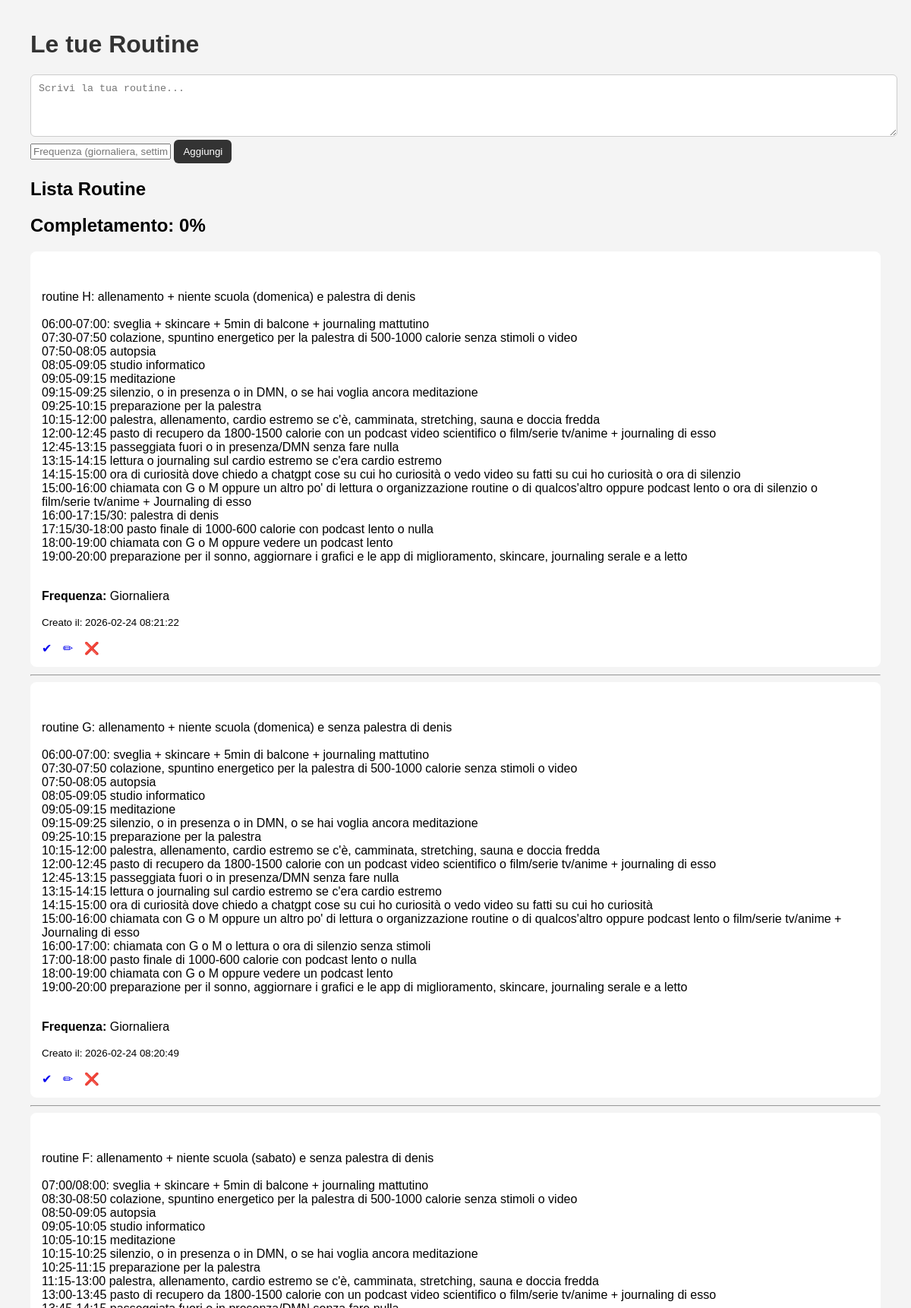
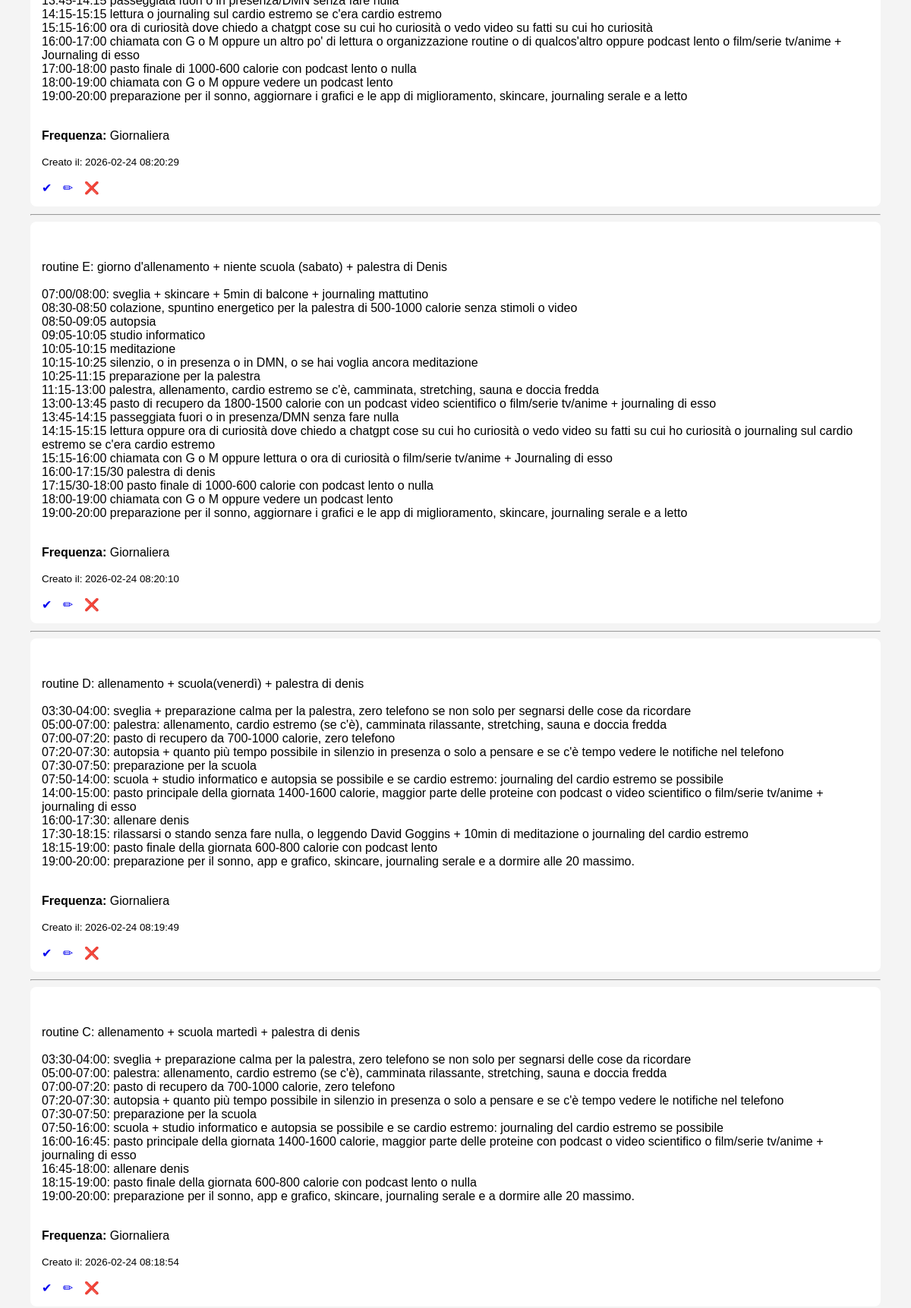
Screenshot of /routine (signed in, upper part) with the database file from the repository (2 pictures, top to bottom).
### tables this page shows
CREATE TABLE routines (
        id INTEGER PRIMARY KEY AUTOINCREMENT,
        name TEXT NOT NULL,
        frequency TEXT NOT NULL,
        completed INTEGER DEFAULT 0,
        created_at TEXT DEFAULT CURRENT_TIMESTAMP
    );

### app.py (the view, shortened to what this page needs)
@app.route("/routine", methods=["GET", "POST"])
def routine():
    if not session.get("logged_in"):
        return redirect("/login")
    conn = sqlite3.connect("database.db")
    cursor = conn.cursor()
    cursor.execute("SELECT * FROM routines ORDER BY completed ASC, id DESC")
    routines = cursor.fetchall()
    cursor.execute("SELECT COUNT(*) FROM routines")
    total = cursor.fetchone()[0]
    cursor.execute("SELECT COUNT(*) FROM routines WHERE completed = 1")
    completed = cursor.fetchone()[0]
    percentage = 0
    if total > 0:
        percentage = round((completed / total) * 100)
    conn.close()
    return render_template("routine.html", routines=routines, percentage=percentage)

### Templates/routine.html (shortened to what this page needs)
<!DOCTYPE html>
<html>
<head>
    <link rel="stylesheet" href="{{ url_for('static', filename='style.css') }}">
</head>
<body>
<h1>Le tue Routine</h1>
<form method="POST">
    <textarea name="name" placeholder="Scrivi la tua routine..." rows="4" required></textarea>
    <input type="text" name="frequency" placeholder="Frequenza (giornaliera, settimanale...)" required>
    <button type="submit">Aggiungi</button>
</form>
<h2>Lista Routine</h2>
<h2>Completamento: {{ percentage }}%</h2>
<ul>
    {% for routine in routines %}
        <li>
            <div style="white-space: pre-line;">
                {% if routine[3] == 1 %}
                    <s>{{ routine[1] }}</s>
                {% else %}
                    {{ routine[1] }}
                {% endif %}
            </div>
            <p><strong>Frequenza:</strong> {{ routine[2] }}</p>
            <p><small>Creato il: {{ routine[4] }}</small></p>
            <a href="/toggle_routine/{{ routine[0] }}">✔</a>
            <a href="/edit_routine/{{ routine[0] }}">✏</a>
            <a href="/delete_routine/{{ routine[0] }}">❌</a>
        </li>
        <hr>
    {% endfor %}
</ul>
</body>
</html>

### static/style.css (style rules this page uses)
body { font-family: Arial; margin: 40px; background-color: #f4f4f4; }
h1 { color: #333; }
ul { list-style: none; padding: 0; }
li { background: white; padding: 15px; margin-bottom: 10px; border-radius: 8px; }
a { text-decoration: none; margin-right: 10px; }
textarea { width: 100%; padding: 10px; border-radius: 6px; border: 1px solid #ccc; resize: vertical; }
button { padding: 8px 12px; border-radius: 6px; border: none; background-color: #333; color: white; cursor: pointer; }

### rows the page displays
routines: name "routine H: allenamento + niente scuola (domenica) e palestra di denis 06:00-07:00: sveglia + skincare + 5min di balcone + journaling mattutino 07:30-07:50 colazione, spuntino energetico per la palestra di 500-1000 calorie senza stimoli o video 07:50-08:05 autopsia 08:05-09:05 studio informatico 09:05-09:15 meditazione 09:15-09:25 silenzio, o in presenza o in DMN, o se hai voglia ancora meditazione 09:25-10:15 preparazione per la palestra 10:15-12:00 palestra, allenamento, cardio estremo se c'è, camminata, stretching, sauna e doccia fredda 12:00-12:45 pasto di recupero da 1800-1500 calorie con un podcast video scientifico o film/serie tv/anime + journaling di esso 12:45-13:15 passeggiata…", frequency "Giornaliera", created_at "2026-02-24 08:21:22"
routines: name "routine G: allenamento + niente scuola (domenica) e senza palestra di denis 06:00-07:00: sveglia + skincare + 5min di balcone + journaling mattutino 07:30-07:50 colazione, spuntino energetico per la palestra di 500-1000 calorie senza stimoli o video 07:50-08:05 autopsia 08:05-09:05 studio informatico 09:05-09:15 meditazione 09:15-09:25 silenzio, o in presenza o in DMN, o se hai voglia ancora meditazione 09:25-10:15 preparazione per la palestra 10:15-12:00 palestra, allenamento, cardio estremo se c'è, camminata, stretching, sauna e doccia fredda 12:00-12:45 pasto di recupero da 1800-1500 calorie con un podcast video scientifico o film/serie tv/anime + journaling di esso 12:45-13:15…", frequency "Giornaliera", created_at "2026-02-24 08:20:49"
routines: name "routine F: allenamento + niente scuola (sabato) e senza palestra di denis 07:00/08:00: sveglia + skincare + 5min di balcone + journaling mattutino 08:30-08:50 colazione, spuntino energetico per la palestra di 500-1000 calorie senza stimoli o video 08:50-09:05 autopsia 09:05-10:05 studio informatico 10:05-10:15 meditazione 10:15-10:25 silenzio, o in presenza o in DMN, o se hai voglia ancora meditazione 10:25-11:15 preparazione per la palestra 11:15-13:00 palestra, allenamento, cardio estremo se c'è, camminata, stretching, sauna e doccia fredda 13:00-13:45 pasto di recupero da 1800-1500 calorie con un podcast video scientifico o film/serie tv/anime + journaling di esso 13:45-14:15 passeggiata…", frequency "Giornaliera", created_at "2026-02-24 08:20:29"
routines: name "routine E: giorno d'allenamento + niente scuola (sabato) + palestra di Denis 07:00/08:00: sveglia + skincare + 5min di balcone + journaling mattutino 08:30-08:50 colazione, spuntino energetico per la palestra di 500-1000 calorie senza stimoli o video 08:50-09:05 autopsia 09:05-10:05 studio informatico 10:05-10:15 meditazione 10:15-10:25 silenzio, o in presenza o in DMN, o se hai voglia ancora meditazione 10:25-11:15 preparazione per la palestra 11:15-13:00 palestra, allenamento, cardio estremo se c'è, camminata, stretching, sauna e doccia fredda 13:00-13:45 pasto di recupero da 1800-1500 calorie con un podcast video scientifico o film/serie tv/anime + journaling di esso 13:45-14:15…", frequency "Giornaliera", created_at "2026-02-24 08:20:10"
routines: name "routine D: allenamento + scuola(venerdì) + palestra di denis 03:30-04:00: sveglia + preparazione calma per la palestra, zero telefono se non solo per segnarsi delle cose da ricordare 05:00-07:00: palestra: allenamento, cardio estremo (se c'è), camminata rilassante, stretching, sauna e doccia fredda 07:00-07:20: pasto di recupero da 700-1000 calorie, zero telefono 07:20-07:30: autopsia + quanto più tempo possibile in silenzio in presenza o solo a pensare e se c'è tempo vedere le notifiche nel telefono 07:30-07:50: preparazione per la scuola 07:50-14:00: scuola + studio informatico e autopsia se possibile e se cardio estremo: journaling del cardio estremo se possibile 14:00-15:00: pasto…", frequency "Giornaliera", created_at "2026-02-24 08:19:49"
routines: name "routine C: allenamento + scuola martedì + palestra di denis 03:30-04:00: sveglia + preparazione calma per la palestra, zero telefono se non solo per segnarsi delle cose da ricordare 05:00-07:00: palestra: allenamento, cardio estremo (se c'è), camminata rilassante, stretching, sauna e doccia fredda 07:00-07:20: pasto di recupero da 700-1000 calorie, zero telefono 07:20-07:30: autopsia + quanto più tempo possibile in silenzio in presenza o solo a pensare e se c'è tempo vedere le notifiche nel telefono 07:30-07:50: preparazione per la scuola 07:50-16:00: scuola + studio informatico e autopsia se possibile e se cardio estremo: journaling del cardio estremo se possibile 16:00-16:45: pasto…", frequency "Giornaliera", created_at "2026-02-24 08:18:54"

### other values shown
{{ percentage }} "0"
